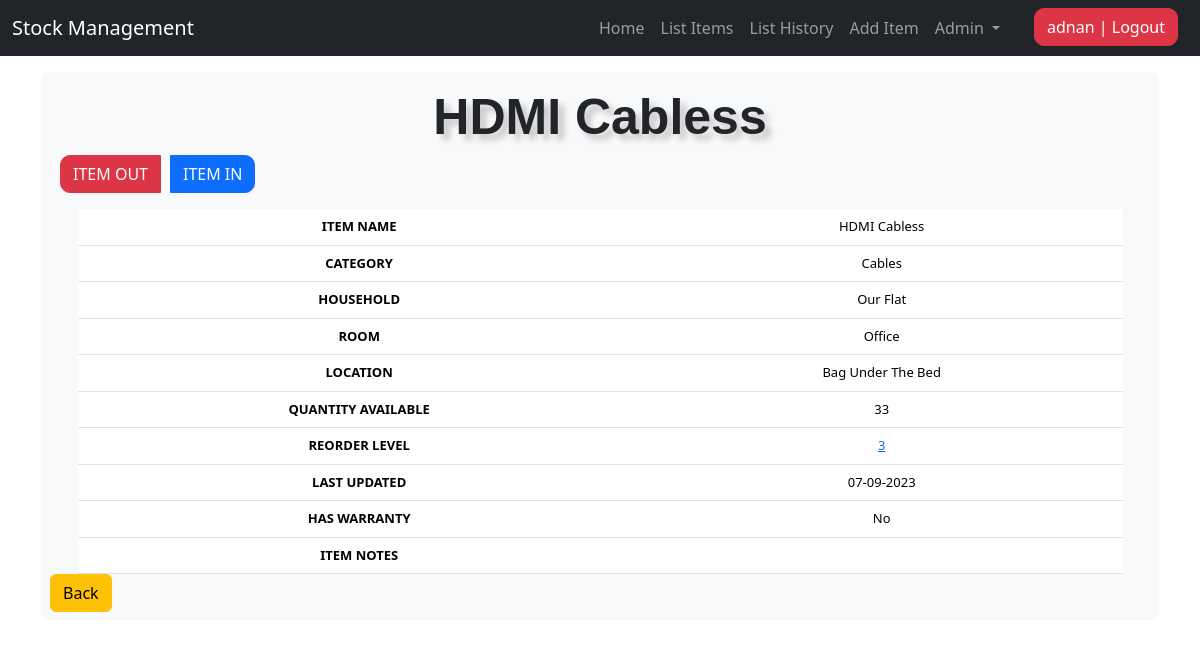
The page /item_detail/10/ (signed in) on the database as committed earlier.
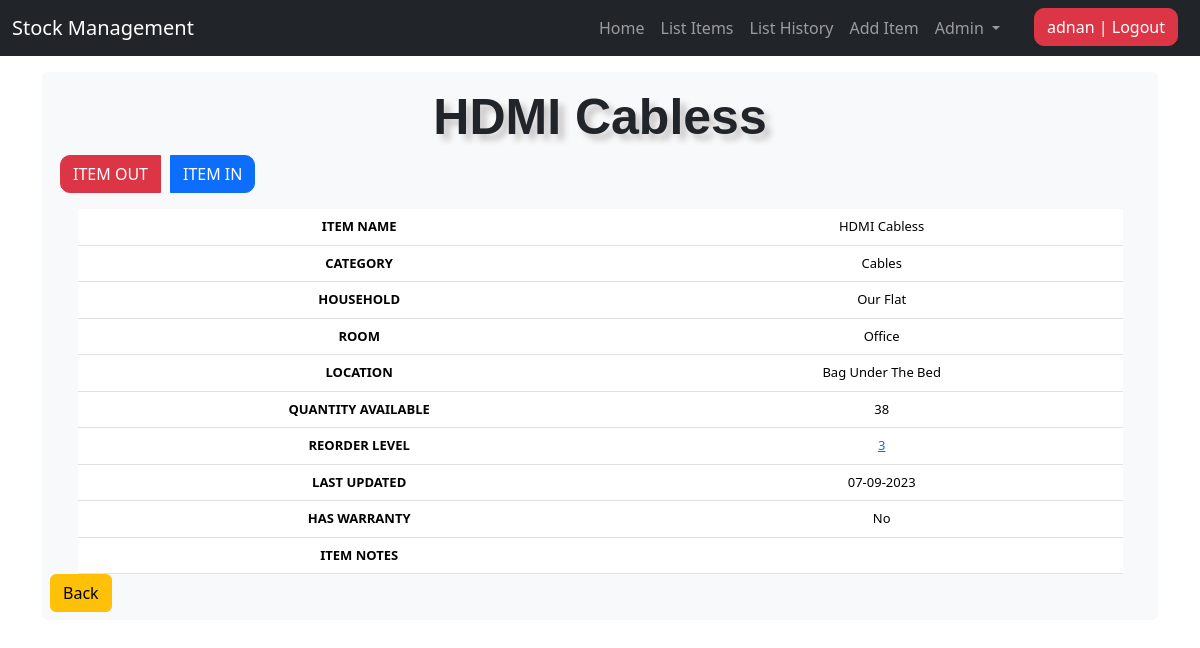
The same page on the database as committed later.
### stockmgmt/models.py (models this page shows, shortened)
class Stock(models.Model):
    household = models.ForeignKey(
        Household, on_delete=models.CASCADE, blank=True)
    room = models.ForeignKey(Room, on_delete=models.CASCADE, blank=True)
    location = models.ForeignKey(
        Location, on_delete=models.CASCADE, blank=True)
    category = models.ForeignKey(
        Category, on_delete=models.CASCADE, blank=True)
    item_name = models.CharField(max_length=50, blank=True, null=True)
    quantity = models.IntegerField(default='0', blank=True, null=True)
    receive_quantity = models.IntegerField(default='0', blank=True, null=True)
    receive_by = models.CharField(max_length=50, blank=True, null=True)
    issue_quantity = models.IntegerField(default='0', blank=True, null=True)
    issue_by = models.CharField(max_length=50, blank=True, null=True)
    issue_to = models.CharField(max_length=50, blank=True, null=True)
    item_usage = models.TextField(max_length=500, blank=True, null=True)
    phone_number = models.CharField(max_length=50, blank=True, null=True)
    created_by = models.CharField(max_length=50, blank=True, null=True)
    reorder_level = models.IntegerField(default='3', blank=True, null=True)
    timestamp = models.DateTimeField(auto_now_add=True, auto_now=False)
    last_updated = models.DateTimeField(auto_now_add=False, auto_now=True)
    has_warranty = models.BooleanField(default=False, blank=False, null=True)
    item_notes = models.TextField(max_length=500, blank=True, null=True)

class Category(models.Model):
    name = models.CharField(max_length=50, blank=False, null=True,
                            help_text="What category is the item related to? (such Cables/Computer Parts/Tools?)")
    def __str__(self):
        return self.name.title() if self.name else ""

class Household(models.Model):
    name = models.CharField(max_length=50, blank=True, null=True)
    def __str__(self):
        return self.name.title() if self.name else ""

class Room(models.Model):
    name = models.CharField(max_length=50, blank=False,
                            null=True, help_text="Which room is the item at?")
    def __str__(self):
        return self.name.title() if self.name else ""

class Location(models.Model):
    name = models.CharField(max_length=50, blank=False,
                            null=True, help_text="Where is the item located?")
    def __str__(self):
        return self.name.title() if self.name else ""

### stockmgmt/views.py (the view)
# urls.py: path('item_detail/<str:pk>/', views.item_detail, name="item_detail"),
@login_required
def item_detail(request, pk):
    try:
        queryset = Stock.objects.get(id=pk)
        context = {
            "title": queryset.item_name,  # Set the page title to the item's name
            "queryset": queryset,  # Include the Stock object in the context
        }
        return render(request, "./includes/item_detail.html", context)
    except Stock.DoesNotExist:
        return render(request, './includes/404.html')

### stockmgmt/templates/includes/item_detail.html (shortened to what this page needs)
{% extends 'base.html' %}
{% block content %}
<div class="btn-group mb-3" role="group">
    <a href="{% url 'issue_items' queryset.id %}" class="btn btn-danger custom-btn">ITEM OUT</a>
    <a href="{% url 'receive_items' queryset.id %}" class="btn btn-primary custom-btn">ITEM IN</a>
</div>
<div class="table-responsive">
    <table class="table">
        <tbody>
            <tr>
                <th>ITEM NAME</th>
                <td>{{ queryset.item_name }}</td>
            </tr>
            <tr>
                <th>CATEGORY</th>
                <td>{{ queryset.category }}</td>
            </tr>
            <tr>
                <th>HOUSEHOLD</th>
                <td>{{ queryset.household }}</td>
            </tr>
            <tr>
                <th>ROOM</th>
                <td>{{ queryset.room }}</td>
            </tr>
            <tr>
                <th>LOCATION</th>
                <td>{{ queryset.location }}</td>
            </tr>
            <tr>
                <th>QUANTITY AVAILABLE</th>
                <td>{{ queryset.quantity }}</td>
            </tr>
            <tr>
                <th>REORDER LEVEL</th>
                <td>
                    {% if request.user.is_superuser %}
                    <a href="{% url 'reorder_level' queryset.id %}">{{ queryset.reorder_level }}</a>
                    {% else %}
                    {{ queryset.reorder_level }}
                    {% endif %}
                </td>
            </tr>
            <tr>
                <th>LAST UPDATED</th>
                <td>{{ queryset.last_updated|date:"d-m-Y" }}</td>
            </tr>
            <tr>
                <th>HAS WARRANTY</th>
                <td>{% if instance.has_warranty %}Yes{% else %}No{% endif %}</td>
            </tr>
            <tr>
                <th>ITEM NOTES</th>
                <td>{{ queryset.item_notes }}</td>
            </tr>
        </tbody>
    </table>
</div>
<div class="form-group">
    <a href="javascript:window.history.back(-1);" class="btn btn-warning">Back</a>
</div>
{% endblock %}

### stockmgmt/templates/base.html (shortened to what this page needs)
{% load static %}
<!DOCTYPE html>
<html lang="en">
<head>
    {% block corecss %}
    <link href="https://cdn.jsdelivr.net/npm/bootstrap@5.3.1/dist/css/bootstrap.min.css" rel="stylesheet"
>
    <link href="https://cdnjs.cloudflare.com/ajax/libs/font-awesome/6.0.0-beta3/css/all.min.css" rel="stylesheet">
    <link rel="stylesheet" type="text/css" href="https://cdn.datatables.net/1.11.4/css/jquery.dataTables.min.css">
    <link href="{% static 'css/style.css' %}" rel="stylesheet">
    {% endblock %}
</head>
<body>
    {% include 'partials/nav.html' %}
    <main class="container">
        <br>
        <div class="bg-light p-2 rounded">
            <div class="header">{{ title }}</div>
            {% block content %}
            {% endblock %}
        </div>
    </main>
</body>
</html>

Rows that differ between the two databases and show on the page:
changed Stock "HDMI Cabless": quantity "33" → "38"
